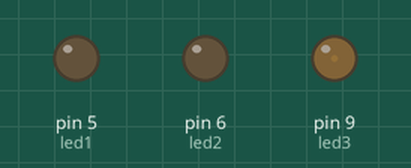
Recording of a sketch running on a simulated Arduino Uno, built with avr-gcc and run on an emulated ATmega328P. On the bench: output pins drawn as LEDs (lit = HIGH).

Above: at 0.05 s.
At 1.15 s:
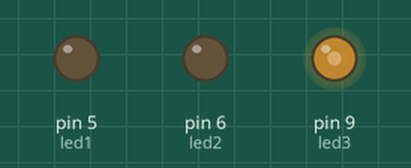
At 2.3 s:
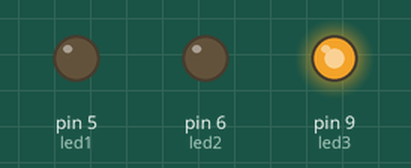
At 4.6 s:
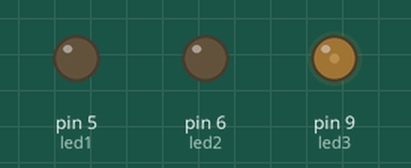
Timing chart, 0 to 6.7 s (numbered marks = the images above):
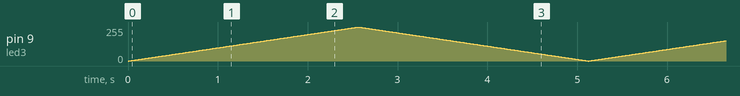

The sketch:

apple-breathing.ino
```cpp
// This fade code is for the assignment that involves 3 leds and 1 pot pin

#define led1 5
#define led2 6
#define led3 9
#define pot1 A0

float pot1Data = 0;

int led3State = LOW;
int led3Brightness = 0;
unsigned long preMillis = 0;
int interval = 10;
boolean rising = true;

void setup() {
  // put your setup code here, to run once:
  pinMode(led1, OUTPUT);
  pinMode(led2, OUTPUT);
  pinMode(led3, OUTPUT);
  pinMode(pot1, INPUT);

  Serial.begin(9600);
}

void loop() {
  // put your main code here, to run repeatedly:

  unsigned long curMillis = millis();

  if (curMillis - preMillis >= interval) {
    preMillis = curMillis;
    if (rising) {
      led3Brightness += 1;
    } else {
      led3Brightness -= 1;
    }
  }

  if (led3Brightness == 255 && rising == true) {
    rising = false;
  }

  if (led3Brightness == 0 && rising == false) {
    rising = true;
  }

  analogWrite(led3, led3Brightness);
}
```
